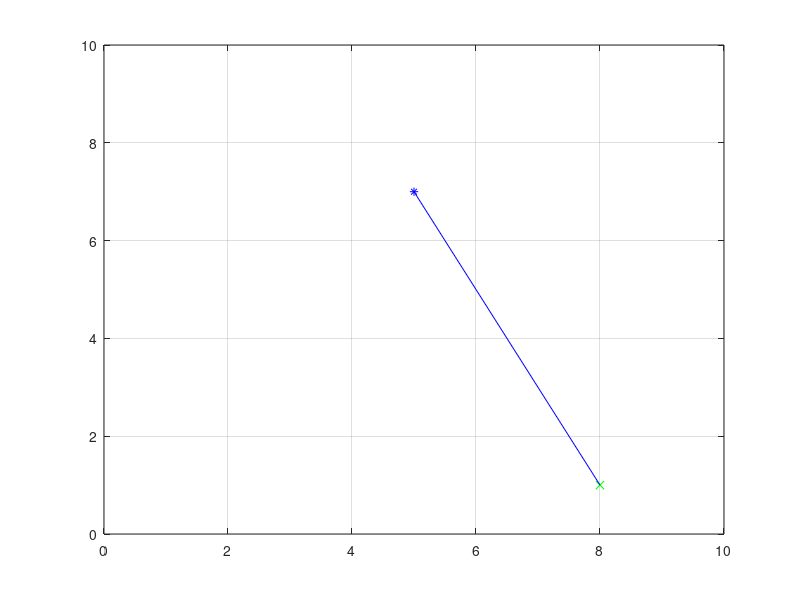
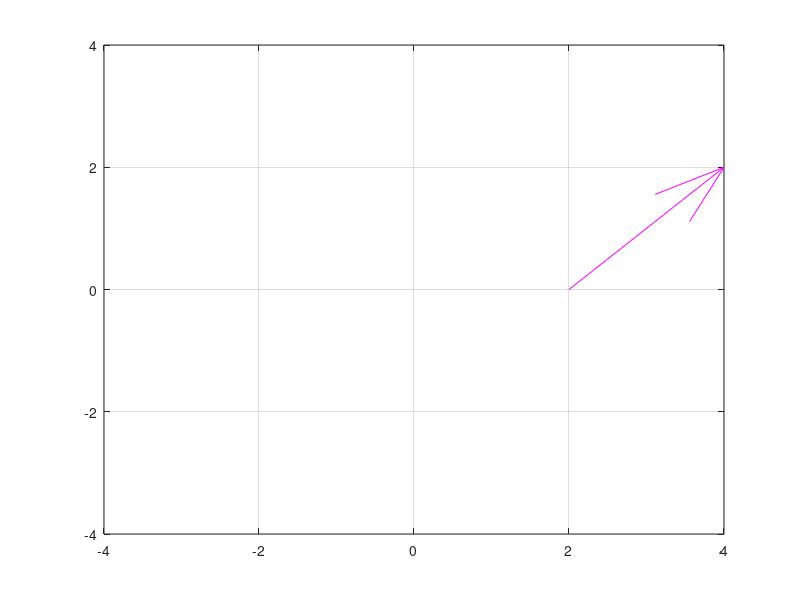
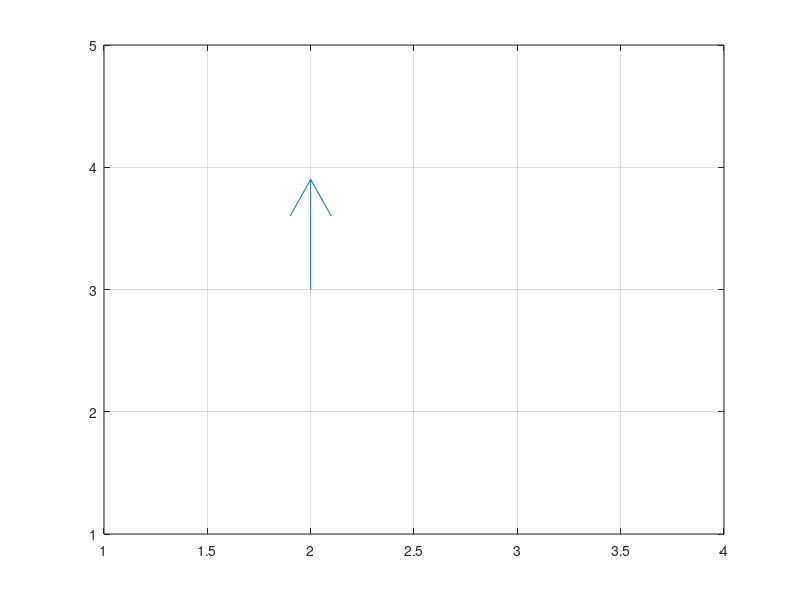
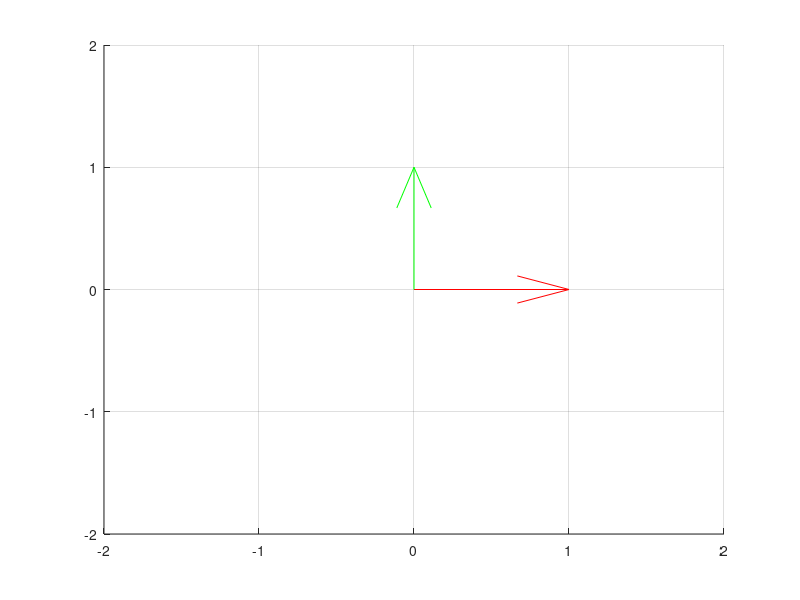

These figures' MATLAB source, in order: (Note: this script raises an error after producing the figures.)
%% Desarrollo Laboratorio 1 - Herramientas Matematicas
% Por: Felipe Gonzalez
%% Punto a
% Este codigo grafica un punto aleatorio
p1 = [randi(10) randi(10)]'; 
figure (1)
plot(p1(1),p1(2),'b*')
axis([0 10 0 10])
grid on
hold on
%% Punto b
p2 = [randi(10) randi(10)]';
plot(p2(1),p2(2),'gx')
plot([p1(1) p2(1)],[p1(2) p2(2)],'b')
%% Punto c
figure (2)
quiver(2,0,2,2,0,'m')
axis([-4 4 -4 4])
grid on
%% Punto d
figure (3)
quiver(2,3,0,1)
axis([1 4 1 5])
grid on
%% Punto e
figure (4)
hold
quiver(0,0,1,0,0,'r')
quiver(0,0,0,1,0,'g')
axis([-2 2 -2 2])
grid on
%% Punto f
Pini = [0 0 0; 2 2 0];
figure (5)
quiver(Pini(1,1),Pini(1,2),Pini(2,1),Pini(2,2),0)
axis([-6 6 0 6])
hold on
grid on
%% Punto g
Prot = Pini;
Prot(2,:)= (rotz(pi/6)*Pini(2,:)')';
quiver(Prot(1,1),Prot(1,2),Prot(2,1),Prot(2,2),0,'r')
%% Punto h
patch([Pini(:,1)' Prot(2,1)],[Pini(:,2)' Prot(2,2)],'g')
%% Punto i
Pini = [0 0 0; 5 3 2];
Prot = Pini;
Prot(2,:)= (rotz(30)*Pini(2,:)')';
figure (6)
patch([Pini(:,1)' Prot(2,1)],[Pini(:,2)' Prot(2,2)],...
    [Pini(:,3)' Prot(2,3)],[1 0 1])
grid on
hold on
view(3)
trplot(eye(4),'arrow','text','rgb','thick',1)

%% 
T_BA = [-1 0 0 0; 
         0 0 1 3;
         0 1 0 2;
         0 0 0 1];
P_B = [1 1 0 1]';
P_A = T_BA*P_B;
figure
trplot(eye(4),'arrow','text','rgb','thick',1)
hold on 
trplot(T_BA,'arrow','text','rgb','thick',1)
axis([-4 4 -4 4 0 4])
quiver3(0,3,2,-P_B(1),P_B(3),P_B(2),0,'b')
quiver3(0,0,0,P_A(1),P_A(2),P_A(3),0,'r')
%% 
Ta = transl(0,0,0);
Tb = trotz(pi/6)*troty(-pi/3)*trotz(pi/4)
Tang = angvec2tr(pi/4,[sqrt(3)/2 1/2 0])
Tb2 = Tb*Tang

figure
trplot(Ta,'color','k','length',1,'arrow','frame','A')
hold on
trplot(Tb2,'rgb','length',1,'frame','B')
Tab = transl(4,3.5,0)*trotz(pi/2)
Tbc = transl(0,0,1.5)*trotz(pi/2)*trotx(3*pi/4)
Tcd = transl(0,3.5*cos(pi/4),2.5*sin(pi/4))*trotx(pi/4)*trotz(-pi/3)

figure
trplot(eye(4))
hold on
trplot(Tab)
trplot(Tab*Tbc)
trplot(Tab*Tbc*Tcd)
axis([0 6 0 9 0 3])

%% Robot
% Las distancias estan escaladas 1 a 100
% T_HB -> Se lee H respecto a B
% Recuerden crear la funcion que les genera la inversa de una MTH

trplot(eye(4))
hold on
R_HB = rotz(pi+.28)*rotx(3*pi/4);
T_HB = [[R_HB; zeros(1,3)] [-1.35 4.70 4.12 1]'];
r_P = [.50 1.00 .50 1]';
trplot(T_HB,'color','r')

R_PB = rotx(pi)*rotz(2*pi/3);
T_PB = [[R_PB; zeros(1,3)] [-1.507 4.87 3.25 1]'];
trplot(T_PB,'color','k')
axis([-6 6 -6 6 -6 6])

disp('T_HB')
disp(T_HB)

disp('r respecto a {B}')
r_B = T_PB*r_P;
disp(r_B)

T_BH = [[R_HB'; zeros(1,3)] [(-R_HB'*T_HB(1:3,4)); 1]]; % Inversa MTH
disp('r respecto a {H}')
r_H = T_BH*T_PB*r_P;
disp(r_H)

% GRAFICAS
% Es muy importante revisar la solucion visualmente
plot3(r_B(1),r_B(2),r_B(3),'m*')
quiver3(0,0,0,r_B(1),r_B(2),r_B(3),0,'b')

aux = R_PB*r_P(1:3);
quiver3(T_PB(1,4),T_PB(2,4),T_PB(3,4),aux(1),aux(2),aux(3),0,'k')

aux2 = T_HB(1:3,1:3)*r_H(1:3);
quiver3(T_HB(1,4),T_HB(2,4),T_HB(3,4),aux2(1),aux2(2),aux2(3),0,'r')





